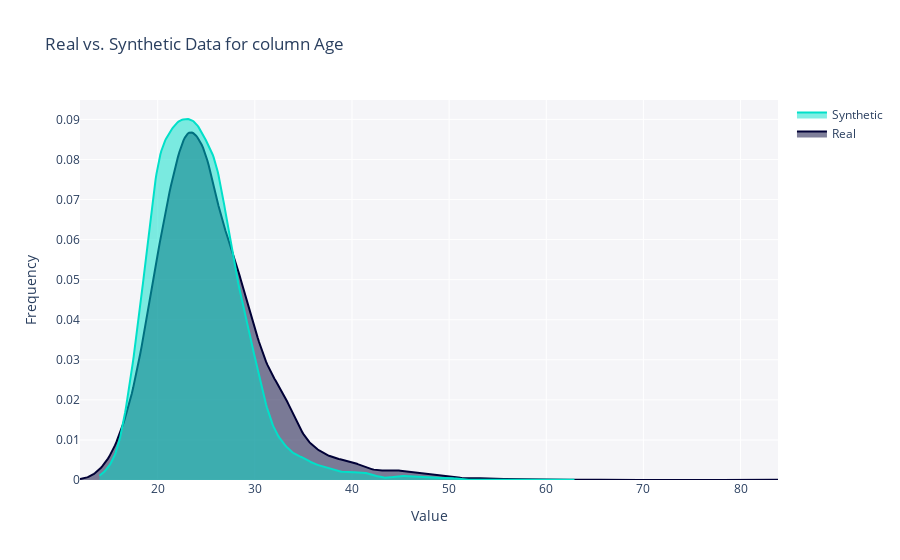

This figure's notebook cell:
### Code cell
get_column_plot(
    real_data=df_real,
    synthetic_data=df_fake,
    metadata=metadata,
    column_name='Age'
)

### Figure 1 — Plotly figure (JSON) as saved in the notebook; plotly's stock layout.template omitted (floating-point values rounded to 4 significant figures; data arrays with more than 128 entries replaced by an {"elided": "..."} marker saying what was removed)
{"data": [{"fill": "tozeroy", "hovertemplate": "<b>Real</b><br>Value: %{x}<br>Frequency: %{y}<extra></extra>", "legendgroup": "Real", "marker": {"color": "#000036"}, "mode": "lines", "name": "Real", "showlegend": true, "type": "scatter", "x": {"elided": "500 float values"}, "xaxis": "x", "y": {"elided": "500 float values"}, "yaxis": "y"}, {"fill": "tozeroy", "hovertemplate": "<b>Synthetic</b><br>Value: %{x}<br>Frequency: %{y}<extra></extra>", "legendgroup": "Synthetic", "marker": {"color": "#01E0C9"}, "mode": "lines", "name": "Synthetic", "showlegend": true, "type": "scatter", "x": {"elided": "500 float values"}, "xaxis": "x", "y": {"elided": "500 float values"}, "yaxis": "y"}], "layout": {"barmode": "overlay", "hovermode": "closest", "legend": {"traceorder": "reversed"}, "plot_bgcolor": "#F5F5F8", "title": {"text": "Real vs. Synthetic Data for column Age"}, "xaxis": {"anchor": "y2", "domain": [0, 1], "title": {"text": "Value"}, "zeroline": false}, "yaxis": {"anchor": "free", "domain": [0, 1], "position": 0, "title": {"text": "Frequency"}}}}
